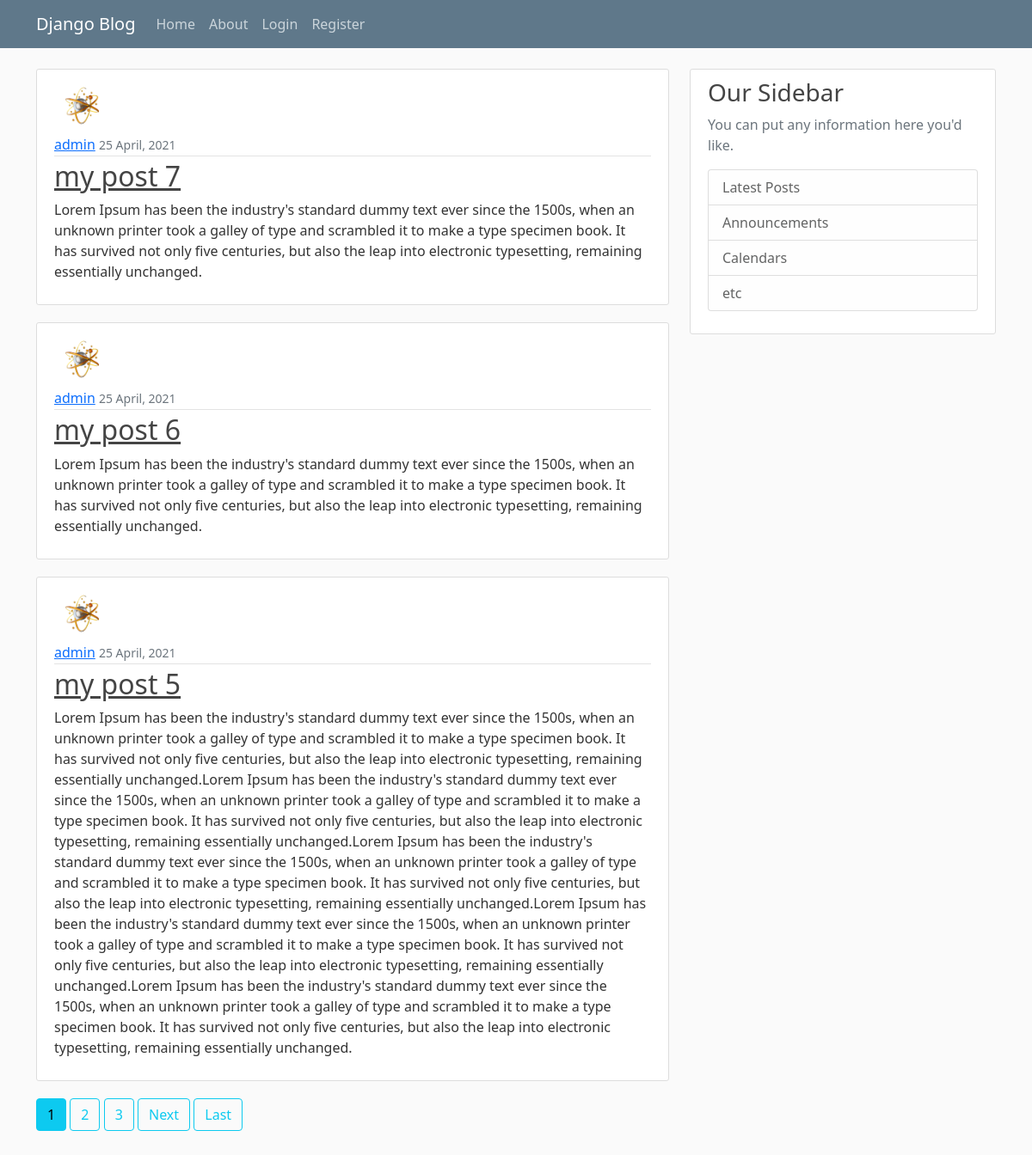
Before: / with the older database file.
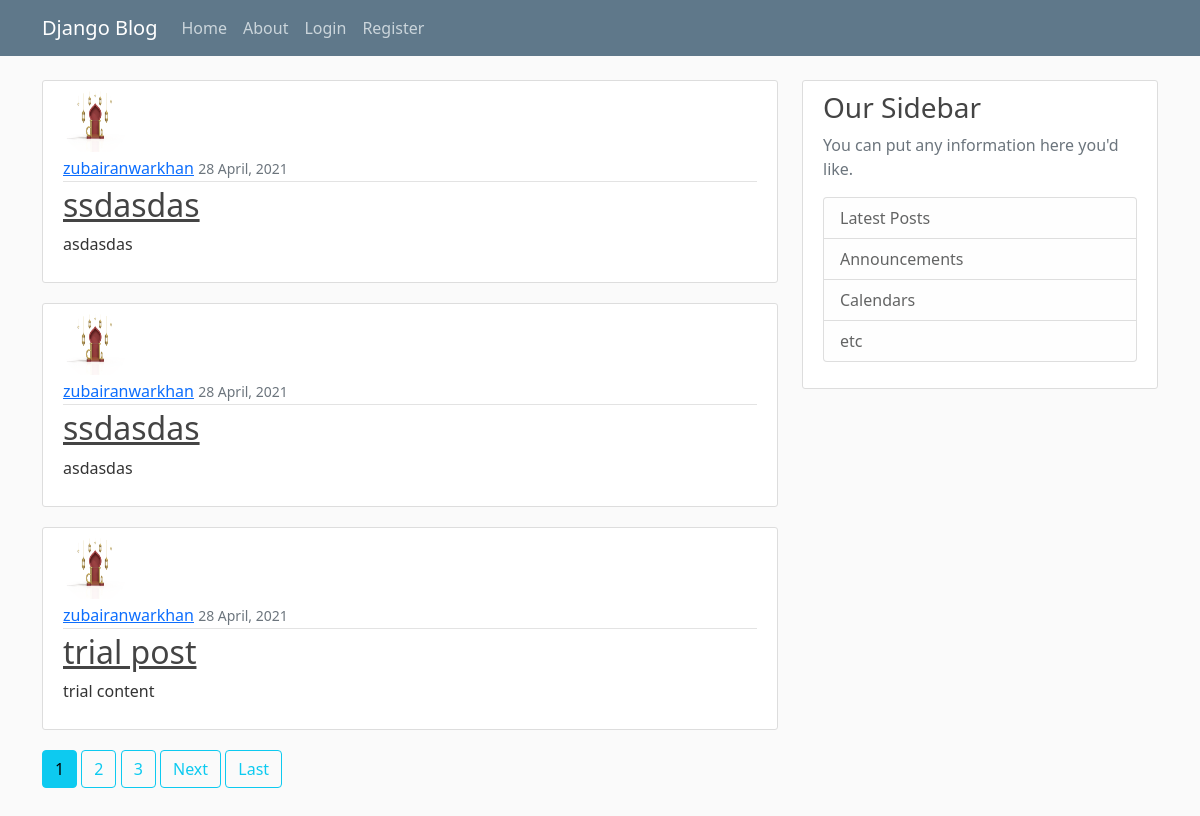
After: the same page with the newer database file.
### blog/models.py (models this page shows, shortened)
class Post(models.Model):
    title = models.CharField(max_length=100)
    content = models.TextField()
    date_posted = models.DateTimeField(default=timezone.now)
    author = models.ForeignKey(User, on_delete=models.CASCADE)

### users/models.py (models this page shows, shortened)
class Profile(models.Model):
    user = models.OneToOneField(User,on_delete=models.CASCADE)
    image = models.ImageField(default='default.jpg', upload_to='profile_pics')

### blog/views.py (the view)
# urls.py: path('', PostListView.as_view(), name='blog-home'),
class PostListView(ListView):
    model = Post
    template_name = 'blog/home.html' #<app>/<model>_<viewtype>.html
    context_object_name = 'posts'
    ordering = ['-date_posted'] #put - sign to date posted to reverse
    paginate_by = 3

### blog/templates/blog/home.html (shortened to what this page needs)
{% extends "blog/base.html" %}
{% block content %}
    {% for i in posts %}
        <article class="media content-section">
            <img class="rounded-circle article-img" src="{{ i.author.profile.image.url }}">
            <div class="media-body">
            <div class="article-metadata">
                <a class="mr-2" href="{% url 'user-posts' i.author.username %}">{{ i.author }}</a>
                <small class="text-muted">{{ i.date_posted | date:"j F, Y" }}</small>
            </div>
            <h2><a class="article-title" href="{% url 'post-detail' i.id %}">{{ i.title }}</a></h2>
            <p class="article-content">{{ i.content }}</p>
            </div>
        </article>
    {% endfor %}
    <div class="pagenum">
        {% if is_paginated %}
            {% for num in page_obj.paginator.page_range %}
                {% if page_obj.number == num %}
                    <a class="btn btn-info mb4" href="?page={{ num }}">{{num}}</a>
                {% elif num > page_obj.number|add:'-3' and num < page_obj.number|add:'3' %}
                    <a class="btn btn-outline-info mb4" href="?page={{ num }}">{{num}}</a>
                {% endif %}
            {% endfor %}
            {% if page_obj.has_next %}
                <a class="btn btn-outline-info mb4" href="?page={{page_obj.next_page_number}}">Next</a>
                <a class="btn btn-outline-info mb4" href=" {{page_obj.paginator.num_pages}} ">Last</a>
            {% endif %}
        {% endif %}
    </div>
{% endblock content %}

Changed rows visible on the page:
no longer on this page (row unchanged): Post: author.profile.image (picture), author "admin", date_posted "25 April, 2021", title "my post 7", content "Lorem Ipsum has been the industry's standard dummy text ever since the 1500s, when an unknown printer took a galley of type and scrambled it to make a type specimen book. It has survived not only five centuries, but also the leap into electronic typesetting, remaining essentially unchanged."
no longer on this page (row unchanged): Post: author.profile.image (picture), author "admin", date_posted "25 April, 2021", title "my post 6", content "Lorem Ipsum has been the industry's standard dummy text ever since the 1500s, when an unknown printer took a galley of type and scrambled it to make a type specimen book. It has survived not only five centuries, but also the leap into electronic typesetting, remaining essentially unchanged."
no longer on this page (row unchanged): Post: author.profile.image (picture), author "admin", date_posted "25 April, 2021", title "my post 5", content "Lorem Ipsum has been the industry's standard dummy text ever since the 1500s, when an unknown printer took a galley of type and scrambled it to make a type specimen book. It has survived not only five centuries, but also the leap into electronic typesetting, remaining essentially unchanged.Lorem Ipsum has been the industry's standard dummy text ever since the 1500s, when an unknown printer took a galley of type and scrambled it to make a type specimen book. It has survived not only five centuries, but also the leap into electronic typesetting, remaining essentially unchanged.Lorem Ipsum has been the industry's standard dummy text ever since the 1500s, when an unknown printer took a galley…"
added Post: author.profile.image (picture), author "zubairanwarkhan", date_posted "28 April, 2021", title "ssdasdas", content "asdasdas"
added Post: author.profile.image (picture), author "zubairanwarkhan", date_posted "28 April, 2021", title "ssdasdas", content "asdasdas"
added Post: author.profile.image (picture), author "zubairanwarkhan", date_posted "28 April, 2021", title "trial post", content "trial content"
